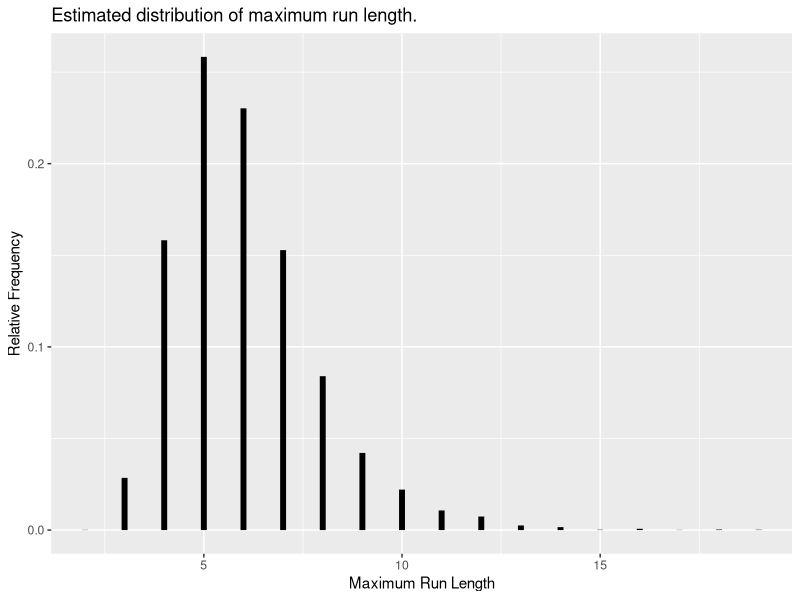

R code for this plot:
## ---- chunk 1
#| message: false

mfr <- rep(c("Fender", "Gibson", "Martin"), times = c(2,4,1))
model <- c("Stratocaster", "Telecaster", "Firebird V", "Les Paul Standard", "ES175",
           "J-100 Xtra", "M-21")
serial <- c("EJ15230", "60671", "616619", "00235628", "03531746", "90783019", "1452869")
type <- rep(c("electric", "acoustic"), times = c(5, 2))
body <- rep(c("solid", "hollow", "flat top"), times = c(4, 1, 2))
w_case_kg <- c(8.96, 8.60, 9.88, 8.40, 8.10, 6.78, 5.62)
case_kg <- c(5.70, 4.98, 5.90, 3.46, 4.92, 4.76, 3.72)

library(tidyverse)

guitars <- tibble(mfr, model, serial, type, body, w_case_kg, case_kg)
## ---- chunk 2
guitars$serial <- NULL
guitars
## ---- chunk 3
guitars <- mutate(guitars, kg = w_case_kg - case_kg, lb = 2.2 * kg)
guitars
## ---- chunk 4
guitars <- rename(guitars, weight = lb, kilos = kg)
guitars
## ---- chunk 5
guitars <- select(guitars, -w_case_kg, -case_kg, -kilos)
## guitars <- select(guitars, -c(w_case_kg, case_kg, kilos))               # Also works.
guitars
## ---- chunk 6
guitars <- relocate(guitars, type)
guitars
## ---- chunk 7
guitars <- relocate(guitars, type, .after = model)
guitars
## ---- chunk 8
filter(guitars, weight < 8)
## ---- chunk 9
filter(guitars, (type == "electric") & (weight < 8))
## ---- chunk 10
guitars |>
  filter((type == "electric") & (weight < 8)) |>
  select(-type, -weight)

## select(filter(guitars, (type == "electric") & (weight < 8)), -type, -weight)
## ---- chunk 11
arrange(guitars, weight)
## ---- chunk 12
arrange(guitars, desc(weight))
## ---- chunk 13
arrange(guitars, mfr, weight)
## ---- chunk 14
arrange(guitars, type, desc(weight))
## ---- chunk 15
slice(guitars, 2, 4, 5)     # Or slice(guitars, c(2,4,5))
## ---- chunk 16
slice_head(guitars, n = 3)     # Default is n = 1.
## ---- chunk 17
slice_tail(guitars, n = 3)
## ---- chunk 18
slice_max(guitars, weight, n = 3)
## ---- chunk 19
slice_sample(guitars, n = 3)
## ---- chunk 20
guitars |>
  group_by(type) |>
  summarise(avg_wt = mean(weight)) |>
  arrange(desc(type))
## ---- chunk 21
summarise(guitars, avg_wt = mean(weight), .by = type)
## ---- chunk 22
guitars |>
  group_by(type) |>
  summarise(n = n(), avg_wt = mean(weight))
## ---- chunk 23
summarise(guitars, n = n(), avg_wt = mean(weight), .by = type)
## ---- chunk 24
guitars |>
  group_by(type, body) |>
  summarise(n = n(), avg_wt = mean(weight))
## ---- chunk 25
guitars |>
  group_by(type, body) |>
  summarise(n = n(), avg_wt = mean(weight)) |>
  group_vars()
## ---- chunk 26
guitars |>
  group_by(type, body) |>
  summarise(n = n(), avg_wt = mean(weight), .groups = "keep")
## ---- chunk 27
guitars |>
  group_by(type, body) |>
  summarise(n = n(), avg_wt = mean(weight), .groups = "keep") |>
  group_vars()
## ---- chunk 28
guitars |>
  summarise(n = n(), avg_wt = mean(weight), .by = c(type, body))
## ---- chunk 29
guitars |>
  summarise(n = n(), avg_wt = mean(weight), .by = c(type, body)) |>
  group_vars()
## ---- chunk 30
is.array(Titanic)
dim(Titanic)
class(Titanic)
dimnames(Titanic)
## ---- chunk 31
Titanic_tbl <- as_tibble(Titanic)
Titanic_tbl
## ---- chunk 32
Titanic_tbl |> summarize(n = sum(n))
Titanic_tbl |> group_by(Survived) |> summarize(n = sum(n))
## ---- chunk 33
Titanic_tbl |> group_by(Survived) |>
  summarize(n = sum(n)) |>
  mutate(prop = n/sum(n))
## ---- chunk 34
Titanic_tbl |> group_by(Survived) |>
  summarize(n = sum(n)) |>
  group_vars()
## ---- chunk 35
Titanic_tbl |>
  group_by(Class, Survived) |>
  summarize(n = sum(n))
## ---- chunk 36
Titanic_tbl |> group_by(Class, Survived) |>
  summarize(n = sum(n)) |>
  mutate(prop = n/sum(n))
## ---- chunk 37
Titanic_tbl |> group_by(Class, Survived) |>
  summarize(n = sum(n)) |>
  group_vars()
## ---- chunk 38
Titanic_tbl |>
  summarize(n = sum(n), .by = c(Class, Survived)) |>
  mutate(prop = n/sum(n))
## ---- chunk 39
Titanic_tbl |>
  summarize(n = sum(n), .by = c(Class, Survived)) |>
  mutate(prop = n/sum(n), .by = Class)
## ---- chunk 40
Titanic_tbl |> group_by(Class, Survived) |>
  summarize(n = sum(n)) |>
  ungroup() |>
  mutate(prop = n/sum(n))
## ---- chunk 41
Titanic_tbl |>
  group_by(Class, Survived) |>
  summarize(n = sum(n)) |>
  mutate(prop = n/sum(n)) |>
  pivot_wider(names_from = Survived, values_from = c(n, prop))
## ---- chunk 42
Titanic_tbl |>
  summarize(n = sum(n), .by = c(Class, Survived)) |>
  pivot_wider(names_from = Survived, names_prefix = "Surv_", values_from = n) |>
  mutate(prop_Yes = Surv_Yes / (Surv_Yes + Surv_No))
## ---- chunk 43
x <- sample(c("H","T"), 100, replace = TRUE) 
noquote(x)
xr <- rle(x)
xr
## ---- chunk 44
library(tidyverse)
xr_df <- as_tibble(unclass(xr))
xr_df |> summarize(max_run = max(lengths)) # Length of longest run overall.

xr_df |> summarize(max_run = max(lengths), .by = values) # Longest runs of H and T.
## ---- chunk 45
nsim <- 10000; ntosses <- 100
maxrl <- vector("integer", length = nsim) 
for (i in 1:nsim) {
  x <- sample(c("H","T"), ntosses, replace = TRUE) 
  xr <- rle(x)
  maxrl[i] <- as_tibble(unclass(xr)) |>
    group_by(values) |>
    summarise(max_run = max(lengths)) |>
    filter(values == "H") |>
    pull(max_run)
  #maxrl[i] <- max(xr$lengths)
}
## ---- chunk 46
df <- tibble(maxrl) |>
  count(maxrl) |>     # similar to summarize(n = n(), .by = maxrl)
  mutate(prop = n / sum(n))
slice_head(df, n = 10)
## ---- chunk 47
ggplot(df, aes(x = maxrl, y = prop)) +
  geom_segment(aes(yend = 0, xend = maxrl), linewidth = 2) + 
  labs(title = "Estimated distribution of maximum run length.",
       x = "Maximum Run Length", 
       y = "Relative Frequency")
